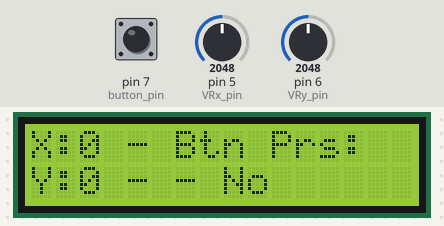
Simulated run of this program. Board: MicroPython board. Parts: 16×2 character LCD. The test bench sets the inputs (shaded band); at power-on: pin 5 (VRx_pin) = 2048, pin 7 (button_pin) HIGH, pin 6 (VRy_pin) = 2048 (analog values on the 0–4095 scale). Library files of the repository ran but are not shown: i2c_lcd.py; what the program prints to the serial console is not drawn.

Above: at 3.2 s.
3.3 s: pin 5 (VRx_pin) set to 1084
At 4.1 s:
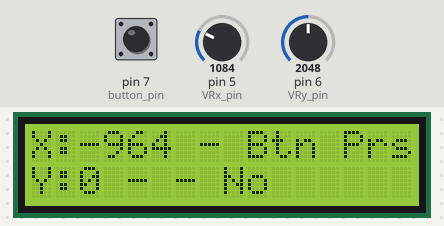
6.4 s: pin 5 (VRx_pin) set to 978
At 7.3 s:
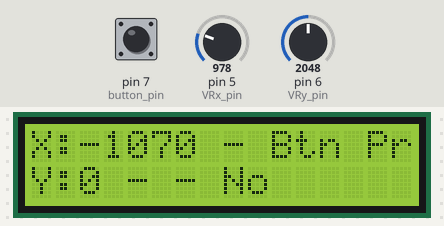
9.5 s: pin 7 (button_pin) pulled LOW for 0.65 s
At 10.0 s:
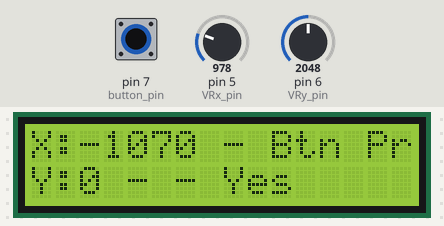
11.6 s: pin 6 (VRy_pin) set to 2866
At 12.2 s:
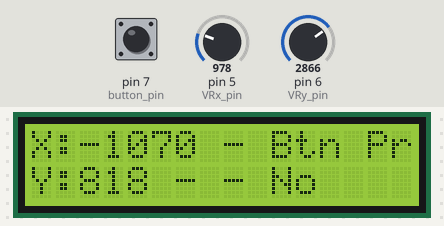
13.3 s: pin 7 (button_pin) pulled LOW for 1 s
At 13.8 s:
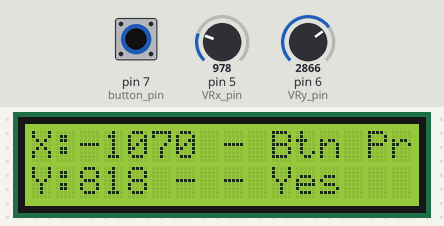
15.8 s: pin 6 (VRy_pin) set to 491
At 16.5 s:
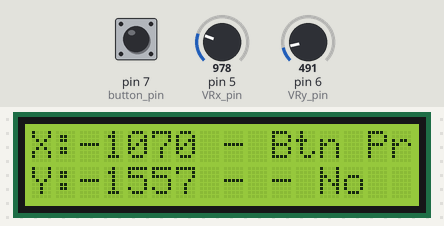
Timing chart, 0 to 18.8 s (numbered marks = the images above; inputs shaded):
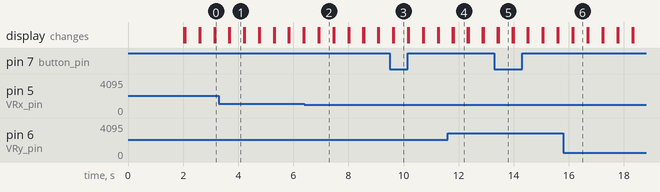

Measured:
- the behaviour switches between 1049 and 1048 on pin 5 (VRx_pin) (found by bisection; images 1 and 2)
- after the input at 3.3 s, the display: first differs from a run without the input after 0.40 s (image 1)
- after the input at 6.4 s, the display: first differs from a run without the input after 0.54 s (image 2)
- after the input at 9.5 s, the display: first differs from a run without the input after 0.15 s (image 3)
- after the input at 11.6 s, the display: first differs from a run without the input after 0.22 s (image 4)
- after the input at 13.3 s, the display: first differs from a run without the input after 0.15 s (image 5)
- after the input at 15.8 s, the display: first differs from a run without the input after 0.37 s (image 6)

The program:

main.py
```python
# ###########################################################
# ## ----------------- Hreiðar Pétursson ----------------- ##
# ## ----------------- Created March '24 ----------------- ##
# ###########################################################


from machine import Pin, ADC, SoftI2C
import time
from lib.i2c_lcd import I2cLcd

# Import component classes and configuration
from remote_files.settings import config
from remote_files.joystick import Joystick
from remote_files.lcd import LCD
from remote_files.remote import Remote

# Initialize components with settings from config
joystick = Joystick(VRx_pin=config['joystick']['VRx_pin'],
                    VRy_pin=config['joystick']['VRy_pin'],
                    button_pin=config['joystick']['button_pin'])

lcd = LCD(lcd_i2c_address=config['lcd']['lcd_i2c_address'],
          sda_pin=config['lcd']['sda_pin'],
          scl_pin=config['lcd']['scl_pin'])

# Create the Remote instance with the components
remote_control = Remote(joystick=joystick, lcd=lcd)

# Run the test to display joystick values and button status on the LCD
remote_control.test()
```

settings.py
```python
# ###########################################################
# ## ----------------- Hreiðar Pétursson ----------------- ##
# ## ----------------- Created March '24 ----------------- ##
# ###########################################################


# Dictionary holding configuration settings for the remote components
config = {
    "joystick": {
        "VRx_pin": 5,
        "VRy_pin": 6,
        "button_pin": 7
    },
    "lcd": {
        "lcd_i2c_address": 0x3F,
        "sda_pin": 40,
        "scl_pin": 39
    },
    # Add MPU settings if needed
    "mpu": {
        # Example settings, adjust as necessary
        "sda_pin": 21,
        "scl_pin": 22
    }
}
```

joystick.py
```python
# ###########################################################
# ## ----------------- Hreiðar Pétursson ----------------- ##
# ## ----------------- Created March '24 ----------------- ##
# ###########################################################


from machine import Pin, ADC, SoftI2C
import time
from lib.i2c_lcd import I2cLcd


class Joystick:
    def __init__(self, VRx_pin, VRy_pin, button_pin):
        self.VRx = ADC(Pin(VRx_pin), atten=ADC.ATTN_11DB)
        self.VRy = ADC(Pin(VRy_pin), atten=ADC.ATTN_11DB)
        self.button = Pin(button_pin, Pin.IN, Pin.PULL_UP)
        self.calibrate()

    def calibrate(self):
        print("Calibrating joystick... Center the joystick now.")
        time.sleep(2)  # Give time to center the joystick
        self.center_x = self.VRx.read()
        self.center_y = self.VRy.read()
        print(f"Calibration complete: Center X={self.center_x}, Center Y={self.center_y}")

    def read(self):
        x_value = self.VRx.read() - self.center_x
        y_value = self.VRy.read() - self.center_y
        button_state = self.button.value()
        # Adjust the values so that center is 0,0
        return x_value, y_value, button_state
```

lcd.py
```python
# ###########################################################
# ## ----------------- Hreiðar Pétursson ----------------- ##
# ## ----------------- Created March '24 ----------------- ##
# ###########################################################


from machine import Pin, ADC, SoftI2C
import time
from lib.i2c_lcd import I2cLcd

class LCD:
    def __init__(self, lcd_i2c_address, sda_pin, scl_pin):
        """
        Initializes the LCD display with I2C communication.

        :param lcd_i2c_address: The I2C address of the LCD.
        :param sda_pin: The pin number used for I2C SDA.
        :param scl_pin: The pin number used for I2C SCL.
        """
        self.i2c = SoftI2C(scl=Pin(scl_pin), sda=Pin(sda_pin), freq=100000)
        self.lcd = I2cLcd(self.i2c, lcd_i2c_address, 2, 16)

    def clear_display(self):
        """Clears the LCD display."""
        self.lcd.clear()

    def display_message(self, message, line=0):
        """
        Displays a message on the LCD.

        :param message: The message to display.
        :param line: The line number (0 or 1) to display the message on.
        """
        if line not in [0, 1]:
            raise ValueError("Line must be 0 or 1.")
        self.lcd.move_to(0, line)
        self.lcd.putstr(message)

    def test_display(self):
        """Runs a series of tests to display messages on the LCD."""
        self.clear_display()
        self.display_message("LCD Test", line=0)
        time.sleep(2)  # Wait for 2 seconds

        self.clear_display()
        self.display_message("Line 1", line=0)
        self.display_message("Line 2", line=1)
        time.sleep(2)  # Wait for 2 seconds

        # Scroll text on the first line
        self.clear_display()
        for position in range(16):
            self.lcd.move_to(position, 0)
            self.lcd.putstr("Scroll")
            time.sleep(0.3)
            self.clear_display()

        # Display complete
        self.display_message("Test Done", line=0)

# # Example usage
# if __name__ == '__main__':
#     lcd = LCD(lcd_i2c_address=0x3F, sda_pin=40, scl_pin=39)
#     lcd.test_display()
```

remote.py
```python
# ###########################################################
# ## ----------------- Hreiðar Pétursson ----------------- ##
# ## ----------------- Created March '24 ----------------- ##
# ###########################################################


from machine import Pin, ADC, SoftI2C
import time
from lib.i2c_lcd import I2cLcd


class Remote:
    def __init__(self, joystick, lcd):
        self.joystick = joystick
        self.lcd = lcd

    def update(self):
        while True:
            # Read joystick values
            x, y, button = self.joystick.read()

            # Optionally, read MPU data
            # accel = self.mpu.read_acceleration()
            # gyro = self.mpu.read_gyro()

            # Display joystick values on LCD
            message = f"X: {x}, Y: {y}"
            self.lcd.display(message)
            if button:
                self.lcd.display("Button Pressed", 1)

            time.sleep(0.5)


    def display_values(self):
        x, y, button = self.joystick.read()
        self.lcd.clear_display()
        button_pressed = 'Yes' if button == 0 else 'No'  # Detect if button is pressed
        self.lcd.display_message(f"X:{x} - Btn Prs:", line=0)
        self.lcd.display_message(f"Y:{y} - - {button_pressed}", line=1)

    def test(self):
        while True:
            self.display_values()
            time.sleep(0.5)
```
